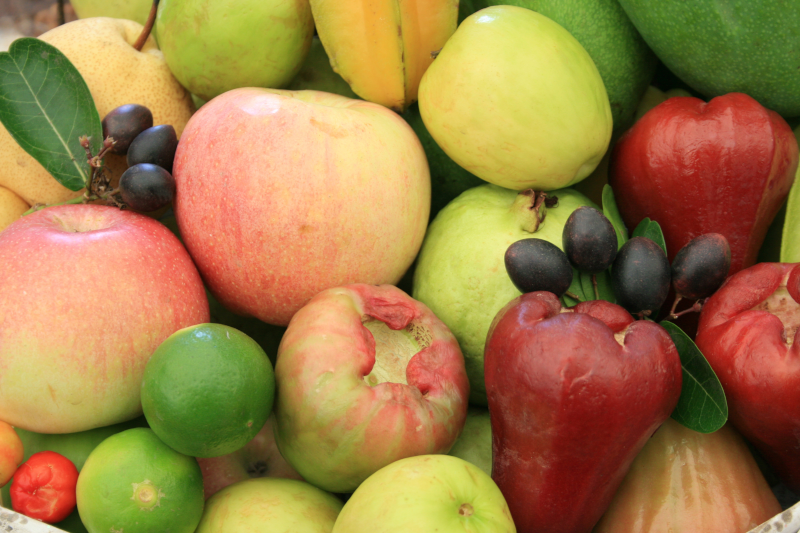
#> input picture p3_material/images_p3/bunch-of-fresh-fruit.png, 800 x 533 px; the run also reads 1 picture not shown here
$ jupyter execute resum_funcions.ipynb   (shell and % lines are left out)
#> lines starting #> are read from the running program, lines starting #| are printed output that depends on the picture
# 📚 Resum de Funcions – Pràctica 3: Segmentació, Fons & Template Matching (i fonaments P2)

Aquest notebook recull totes les funcions de biblioteques externes utilitzades a les pràctiques de Visió per Computador (actualitzat per a la **Pràctica 3**, integrant i ampliant les eines de la **Pràctica 2**).

Inclou explicacions teòriques resumides, paràmetres clau, valors recomanats, tipus de dades i exemples d'ús pràctics i reproduïbles.

**Biblioteques principals:**
- `scikit-image` (`skimage`): mòduls `io`, `color`, `transform`, `exposure`, `filters`, `morphology`, `util`, `feature`, `segmentation`
- `scikit-learn` (`sklearn`): mòduls `cluster` (`AgglomerativeClustering`), `feature_extraction.image` (`grid_to_graph`)
- `scipy`: mòdul `ndimage` (`convolve`)
- `numpy` (`np`): operacions matricials, càlculs d'àlgebra, mediana temporal, padding, cerca de coordenades
- `matplotlib.pyplot` (`plt`) & `matplotlib.patches`: visualització avançada, histogrames i delimitadors rectangulars (`Rectangle`)

---
## 0. Imports generals

[cell 1]
import numpy as np
import matplotlib.pyplot as plt
import matplotlib.patches as patches
from pathlib import Path

# Configuració per a visualitzacions clares
plt.rcParams['figure.dpi'] = 100

---
## 1. `skimage.io` – Lectura i càrrega d'imatges

[cell 2]
from skimage import io

# Llegir una imatge (retorna array numpy)
# - Imatge RGB → shape (H, W, 3), dtype uint8, valors [0, 255]
# - Imatge escala de grisos → shape (H, W), dtype uint8, valors [0, 255]
# - as_gray=True → converteix automàticament a escala de grisos float64 [0.0, 1.0]

# Exemple amb imatges de la P3:
try:
    img_rgb = io.imread("images_p3/bunch-of-fresh-fruit.png")
#> img_rgb is the input picture: shape (533, 800, 3); mean R, G, B 158.8, 124.8, 69.7
    img_gray = io.imread("images_p3/einstein.png", as_gray=True)
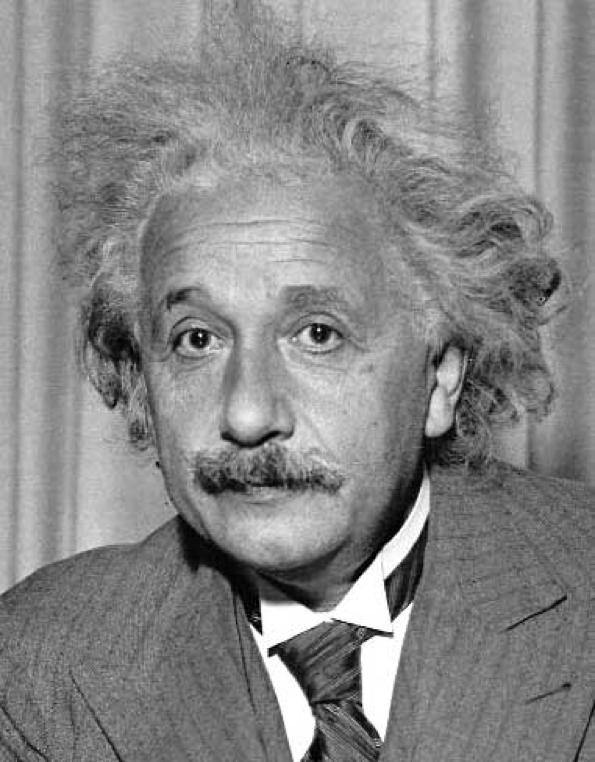
#> input picture p3_material/images_p3/einstein.png, 595 x 762 px
#> img_gray is the input picture: shape (762, 595) float64; min 0, max 1, mean 0.527
    print("RGB shape:", img_rgb.shape, "| dtype:", img_rgb.dtype, "| rang:", img_rgb.min(), "-", img_rgb.max())
#| RGB shape: (533, 800, 3) | dtype: uint8 | rang: 0 - 255
    print("Gray shape:", img_gray.shape, "| dtype:", img_gray.dtype, "| rang:", img_gray.min(), "-", img_gray.max())
#| Gray shape: (762, 595) | dtype: float64 | rang: 0.0 - 1.0
except FileNotFoundError:
    print("Ruta d'imatges no trobada; comprova que el directori de treball contingui images_p3/")

---
## 2. `skimage.color` – Conversions de color

[cell 3]
from skimage.color import rgb2gray

# Converteix imatge RGB a escala de grisos mitjançant luminància ponderada:
# Y = 0.2125 R + 0.7154 G + 0.0721 B
# - Entrada: uint8 [0, 255] o float [0, 1] amb shape (H, W, 3)
# - Sortida: float64 [0.0, 1.0] amb shape (H, W)

if 'img_rgb' in locals():
    fruit_gray = rgb2gray(img_rgb)
    print("Convertida a grisos → shape:", fruit_gray.shape, "| dtype:", fruit_gray.dtype)
#| Convertida a grisos → shape: (533, 800) | dtype: float64

---
## 3. `skimage` & `numpy` – Conversions de tipus (`img_as_float`, `img_as_ubyte`, `astype`)

[cell 4]
from skimage import img_as_float, img_as_ubyte

# img_as_float: converteix a float64 normalitzat a [0.0, 1.0] (uint8 es divideix automàticament entre 255)
# - Imprescindible per a operacions numèriques, càlcul de gradients i mètriques SSD
test_float = img_as_float(img_rgb) if 'img_rgb' in locals() else np.zeros((10, 10), dtype=np.uint8)
print("img_as_float → dtype:", test_float.dtype, "| rang:", test_float.min(), "-", test_float.max())
#| img_as_float → dtype: float64 | rang: 0.0 - 1.0

# img_as_ubyte: converteix a uint8 [0, 255] multiplicant per 255 i arrodonint
# ⚠️ Atenció: si l'entrada té valors negatius o > 1.0 pot generar error o clipping!
test_ubyte = img_as_ubyte(test_float)
print("img_as_ubyte → dtype:", test_ubyte.dtype, "| rang:", test_ubyte.min(), "-", test_ubyte.max())
#| img_as_ubyte → dtype: uint8 | rang: 0 - 255

# astype: canvia el tipus de dades intern de numpy SENSE escalar valors
# uint8(100).astype(float) serà 100.0, NO 0.392

---
## 4. `skimage.transform` – Escala, redimensionat i rotació (`rescale`, `resize`, `rotate`)

[cell 5]
from skimage.transform import rescale, resize, rotate

# 1. rescale: canvia la mida multiplicant per una fracció
# - preserve_range=True → manté els rangs numèrics originals
# - anti_aliasing=True  → aplica filtre gaussià previ per evitar aliasing
if 'fruit_gray' in locals():
    img_downscaled = rescale(fruit_gray, 0.25, anti_aliasing=True)
    print("rescale 0.25 → original:", fruit_gray.shape, "nova:", img_downscaled.shape)
#| rescale 0.25 → original: (533, 800) nova: (133, 200)

# 2. resize: força una mida exacta (H, W)
# - Retorna sempre float64 normalitzat a [0.0, 1.0]
if 'img_rgb' in locals():
    img_resized = resize(img_rgb, (128, 128), anti_aliasing=True)
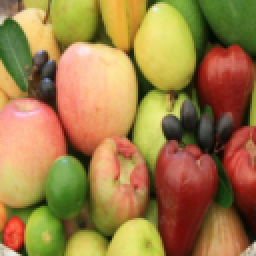
#> img_resized: shape (128, 128, 3) float64 (shown 2 times larger); mean R, G, B 0.623, 0.49, 0.273
    print("resize (128, 128) →", img_resized.shape, img_resized.dtype)
#| resize (128, 128) → (128, 128, 3) float64

# 3. rotate: gira la imatge un cert angle en graus (sentit anti-horari) [NOU P3]
# - angle: graus de gir
# - resize=True: amplia el llenç perquè la imatge girada no quedi tallada als cantons
# - preserve_range=True: no normalitza el rang de valors
if 'img_gray' in locals():
    img_rot = rotate(img_gray, angle=15, resize=True)
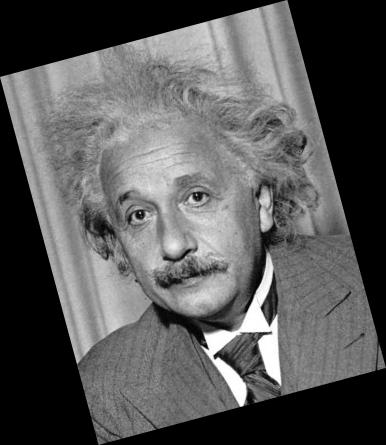
#> img_rot: shape (890, 772) float64 (shown at 1/2 size); min 0, max 1, mean 0.348
    print("rotate 15° → original:", img_gray.shape, "girada:", img_rot.shape)
#| rotate 15° → original: (762, 595) girada: (890, 772)

---
## 5. `skimage.exposure` & `matplotlib` – Histogrames d'intensitat

[cell 6]
from skimage.exposure import histogram

# Manera 1: skimage.exposure.histogram
# Retorna (hist, bin_centers) → útil per a càlculs numèrics o llindars
# hist, bin_centers = histogram(img_gray, nbins=64)

# Manera 2: matplotlib plt.hist
# Molt més directe per visualitzar la distribució de píxels
# .ravel() aplana la matriu 2D/3D a 1D
if 'fruit_gray' in locals():
    plt.figure(figsize=(6, 3))
    plt.hist(fruit_gray.ravel(), bins=50, color='royalblue', alpha=0.7)
    plt.title("Histograma d'intensitat")
    plt.xlabel("Valor de píxel (normalitzat)")
    plt.ylabel("Freqüència")
    plt.tight_layout()
    plt.show()

---
## 6. `scipy.ndimage` & `skimage.filters` – Convolució i filtres espacials

[cell 7]
from scipy.ndimage import convolve
from skimage.filters import gaussian, median
from skimage.morphology import disk, rectangle, diamond

# 1. Convolució manual amb convolve:
# mask normalitzada 5x5:
mask_avg = np.ones((5, 5)) / 25.0
# img_conv = convolve(img_gray, mask_avg, mode='reflect')

# 2. Filtre Gaussià (suavitzat continu):
# - sigma: desviació estàndard (a major sigma, més borrós)
# - Retorna sempre float64
# img_blur = gaussian(img_gray, sigma=2.0)

# 3. Filtre de Mediana (excel·lent per a soroll salt-and-pepper):
# - footprint: element estructurant (disk, rectangle, diamond)
# - Preserva millor les vores que el gaussià
# img_med = median(img_ubyte, disk(3))

---
## 7. `skimage.util.random_noise` – Addició de soroll sintètic

[cell 8]
from skimage.util import random_noise

# random_noise afegeix soroll i retorna SEMPRE float64 [0.0, 1.0]
# - mode='gaussian': soroll gaussià amb paràmetres 'mean' i 'var'
# - mode='s&p': soroll salt-and-pepper (impulsiu) amb paràmetre 'amount'
if 'img_gray' in locals():
    noisy_gauss = random_noise(img_gray, mode='gaussian', var=0.02)
    noisy_sp = random_noise(img_gray, mode='s&p', amount=0.05)
    print("Soroll afegit amb èxit (float64 [0.0, 1.0])")

---
## 8. `skimage.filters` & `skimage.feature` – Detecció de contorns (Sobel, Prewitt, Canny)

[cell 9]
from skimage.filters import sobel, sobel_h, sobel_v, prewitt
from skimage.feature import canny

# 1. Sobel / Prewitt: operadors diferencials basats en gradient
# - sobel_h / sobel_v: gradients parcials horitzontal (X) i vertical (Y)
# - sobel: magnitud combinada sqrt(dx^2 + dy^2)

# 2. Canny: detector òptim multietapa (Gaussià -> Gradient -> NMS -> Hysteresis)
# - Requereix imatge en escala de grisos
# - Retorna una màscara booleana (True = contorn)
if 'fruit_gray' in locals():
    edges_canny = canny(fruit_gray, sigma=1.5, low_threshold=0.1, high_threshold=0.2)
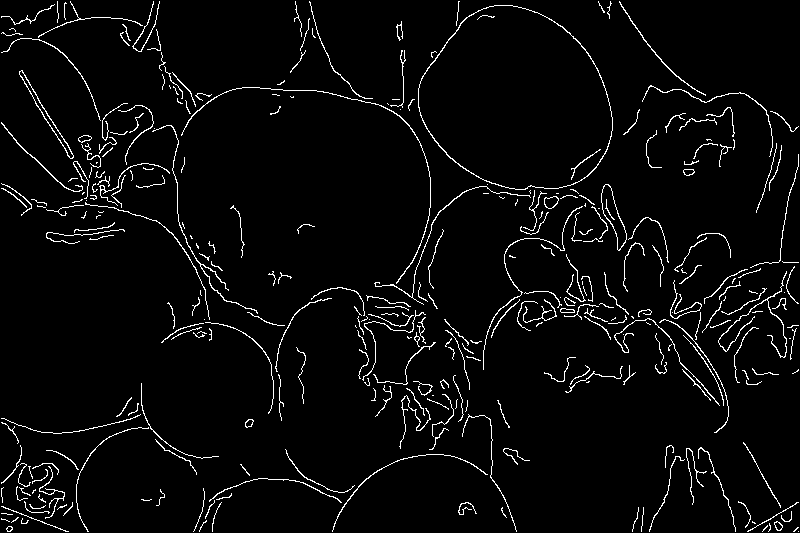
#> edges_canny: shape (533, 800) bool; 3.8% white in thin lines or dots
    print("Canny executat → contorns detectats:", np.sum(edges_canny), "píxels")
#| Canny executat → contorns detectats: 16379 píxels

---
## 9. `skimage.segmentation` – Segmentació d'imatges [AMPLIAT P3]

La segmentació divideix una imatge en regions homogènies (superpíxels o segments) segons criteris de color, brillantor i continuïtat espacial. A la P3 s'analitzen i comparen en profunditat:
1. **Felzenszwalb**: basat en teoria de grafs (arbres d'expansió mínima).
2. **SLIC (Simple Linear Iterative Clustering)**: variant de K-Means en l'espai 5D $(L, a, b, x, y)$.
3. **Quickshift**: algorisme de cerca de modes (mean shift) local.
4. **`mark_boundaries`**: utilitat clau per visualitzar la partició superposada a la imatge.

[cell 10]
from skimage.segmentation import felzenszwalb, mark_boundaries

# ══════════════════════════════════════════════════════════════════
# 9.1 Felzenszwalb's Graph-Based Image Segmentation
# ══════════════════════════════════════════════════════════════════
# Modela la imatge com un graf on cada píxel és un node i les arestes representen diferència de color.
# Agrupa iterativament nodes minimitzant un criteri d'inconsistència interna.

# Paràmetres clau:
# - scale: controla el nivell de detall / mida dels components.
#          Valors alts (ex. 300-500) produeixen segments més grans; baixos (ex. 50-100) segments més fins.
# - sigma: desviació del kernel gaussià usat per pre-suavitzar la imatge abans de construir el graf.
#          Compensa artefactes de vores d'alta freqüència.
# - min_size: mida mínima (en píxels) d'un segment. Els components menors es fusionen amb el veí.

# 💡 No és obligatori convertir a grisos: Felzenszwalb aprofita directament els 3 canals de color RGB.
# ⚠️ Molt sensible al soroll (gaussià o salt-and-pepper), ja que qualsevol píxel anòmal altera les arestes del graf.

if 'img_rgb' in locals():
    segments_fz = felzenszwalb(img_rgb, scale=200, sigma=0.8, min_size=100)
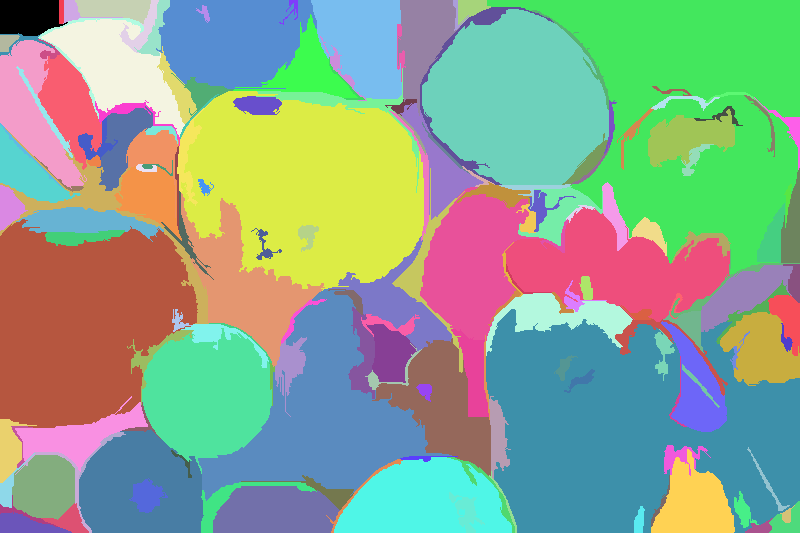
#> segments_fz: shape (533, 800) int64; 171 distinct labels, from 0 to 170; one colour per label, 0 black
    print("Felzenszwalb segments únics:", len(np.unique(segments_fz)))
#| Felzenszwalb segments únics: 171
    print("Shape de l'etiquetatge:", segments_fz.shape, "dtype:", segments_fz.dtype)
#| Shape de l'etiquetatge: (533, 800) dtype: int64

[cell 11]
from skimage.segmentation import slic

# ══════════════════════════════════════════════════════════════════
# 9.2 SLIC — Simple Linear Iterative Clustering
# ══════════════════════════════════════════════════════════════════
# Aplica K-Means en un espai 5D compost per les dimensions de color CIELAB [L, a, b]
# i les coordenades espacials [x, y]. Genera superpíxels uniformes i compactes.

# Paràmetres clau:
# - n_segments: nombre aproximat de superpíxels desitjats.
# - compactness: pondera la importància de la proximitat espacial respecte a la semblança de color.
#                Valors alts (ex. 20-40) forcen superpíxels més regulars/quadrats;
#                Valors baixos (ex. 1-10) s'adapten millor als contorns reals de color però són menys regulars.
# - sigma: suavitzat gaussià previ a cada canal.
# - start_label=1: fa que les etiquetes comencin a 1 en lloc de 0.

# 💡 Avantatge: molt més robust davant el soroll que Felzenszwalb, perquè el K-Means promedia sobre regions locals.

if 'img_rgb' in locals():
    segments_slic = slic(img_rgb, n_segments=200, compactness=15, sigma=1.0, start_label=1)
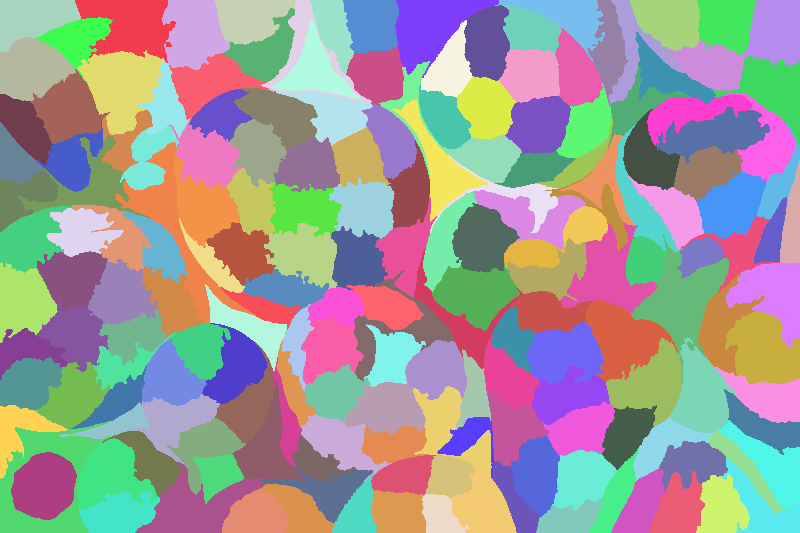
#> segments_slic: shape (533, 800) int64; 183 distinct labels, from 1 to 183; one colour per label, 0 black
    print("SLIC superpíxels únics:", len(np.unique(segments_slic)))
#| SLIC superpíxels únics: 183

[cell 12]
from skimage.segmentation import quickshift

# ══════════════════════════════════════════════════════════════════
# 9.3 Quickshift Image Segmentation
# ══════════════════════════════════════════════════════════════════
# Algorisme de cerca de modes no paramètric (variant de mean-shift).
# Cada píxel es connecta amb el veí més proper que tingui una densitat de probabilitat estimada superior.

# Paràmetres clau:
# - kernel_size: amplada de la finestra gaussiana en l'espai de posició/color. Controla l'escala espacial.
#                Valors més grans (ex. 7-10) resulten en menys segments i més grans.
# - max_dist: distància màxima entre punts en l'espai conjunt (espai + color) per unir-los en un mateix cluster.
# - ratio: equilibri entre la importància de la distància de color i la distància espacial (rang [0, 1]).

if 'img_rgb' in locals():
    segments_qs = quickshift(img_rgb, kernel_size=5, max_dist=10, ratio=0.5)
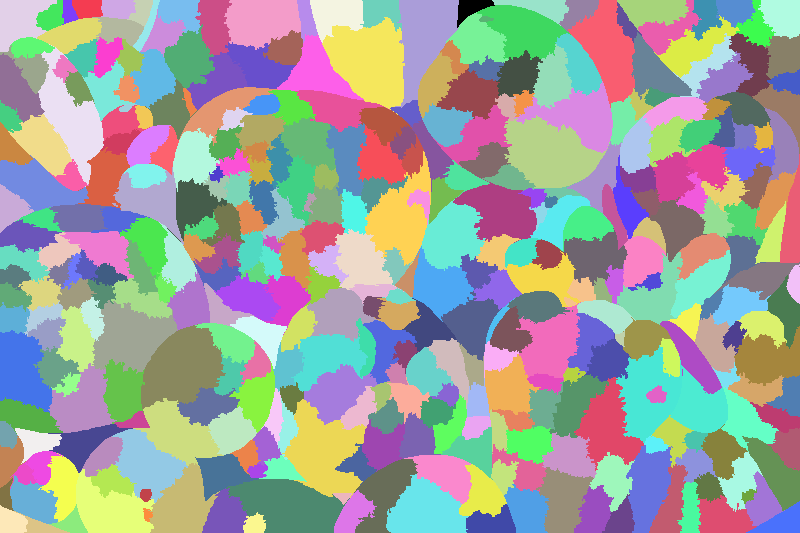
#> segments_qs: shape (533, 800) int64; 377 distinct labels, from 0 to 376; one colour per label, 0 black
    print("Quickshift segments únics:", len(np.unique(segments_qs)))
#| Quickshift segments únics: 377

[cell 13]
# ══════════════════════════════════════════════════════════════════
# 9.4 mark_boundaries — Visualització de segments
# ══════════════════════════════════════════════════════════════════
# Superposa línies divisòries de color als marges dels segments sobre la imatge original.
# - color: tupla RGB de la vora (ex: (1, 1, 0) groc, (1, 0, 0) vermell).
# - mode: 'thick', 'inner', 'outer', 'subpixel'.
# - Retorna SEMPRE una imatge RGB float64 [0.0, 1.0].

if 'img_rgb' in locals():
    fig, ax = plt.subplots(1, 3, figsize=(15, 5))
    ax[0].imshow(mark_boundaries(img_rgb, segments_fz, color=(1, 1, 0)))
    ax[0].set_title(f"Felzenszwalb ({len(np.unique(segments_fz))} segments)")
    ax[0].axis("off")

    ax[1].imshow(mark_boundaries(img_rgb, segments_slic, color=(1, 1, 0)))
    ax[1].set_title(f"SLIC ({len(np.unique(segments_slic))} superpíxels)")
    ax[1].axis("off")

    ax[2].imshow(mark_boundaries(img_rgb, segments_qs, color=(1, 1, 0)))
    ax[2].set_title(f"Quickshift ({len(np.unique(segments_qs))} segments)")
    ax[2].axis("off")

    plt.tight_layout()
    plt.show()
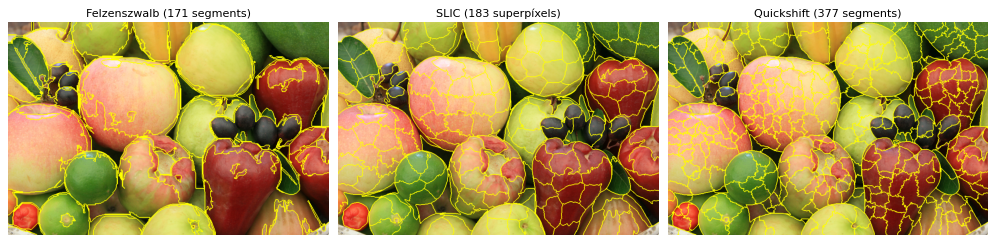
#> figure drawn by matplotlib, 3 panels

---
## 10. `sklearn.cluster` & `sklearn.feature_extraction.image` – Clustering jeràrquic basat en grafs [NOU P3]

Aquest enfocament combina aprenentatge no supervisat amb restriccions espacials mitjançant la matriu d'adjacència de la graella de píxels:
1. `grid_to_graph(h, w)`: construeix un graf de connectivitat 2D (veïnatge de 4 píxels connectats) evitant que píxels allunyats es fusionin només pel color.
2. `AgglomerativeClustering`: agrupament jeràrquic ascendent amb criteri de variància mínima (`ward`).

⚠️ **Nota d'eficiència computacional**: La matriu de connectivitat i el càlcul de distàncies creixen ràpidament. Per imatges mitjanes/grans cal aplicar prèviament `rescale` o `resize` (downsampling), altrament es pot esgotar la memòria RAM.

[cell 14]
from sklearn.cluster import AgglomerativeClustering
from sklearn.feature_extraction.image import grid_to_graph

# Exemple complet tal com es fa a la P3 (ex: Groot):
if 'fruit_gray' in locals():
    # 1. Reduïm la mida per fer el càlcul viable en memòria
    small_gray = rescale(fruit_gray, 0.2, anti_aliasing=True)
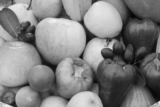
#> small_gray: shape (107, 160) float64; min 0.0284, max 0.949, mean 0.502
    h_s, w_s = small_gray.shape

    # 2. Generem la matriu de connectivitat espacial de la graella (graf 4-veïns)
    connectivity = grid_to_graph(h_s, w_s)

    # 3. Configurem el clustering jeràrquic amb connectivitat restringida
    clustering = AgglomerativeClustering(
        n_clusters=8,
        linkage='ward',
        connectivity=connectivity
    )

    # 4. Ajustem sobre els valors d'intensitat (reshape a vector columna N x 1)
    labels = clustering.fit_predict(small_gray.reshape(-1, 1))
#> labels = 17120 values, max 7 at index 14801, min 0 at index 0, mean 1.85

    # 5. Reconstruïm la màscara 2D d'etiquetes
    segmented_img = labels.reshape(h_s, w_s)
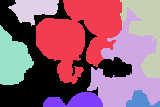
#> segmented_img: shape (107, 160) int64; 8 distinct labels, from 0 to 7; one colour per label, 0 black

    # 6. Visualització
    fig, ax = plt.subplots(1, 2, figsize=(10, 4))
    ax[0].imshow(small_gray, cmap='gray')
    ax[0].set_title(f"Imatge reduïda ({h_s}x{w_s})")
    ax[0].axis("off")

    ax[1].imshow(segmented_img, cmap='tab10')  # cmap='tab10' per distingir fàcilment clusters discrets
    ax[1].set_title("Agglomerative Clustering (n_clusters=8)")
    ax[1].axis("off")
    plt.tight_layout()
    plt.show()
#> (the rest of the program and of its run is left out)
